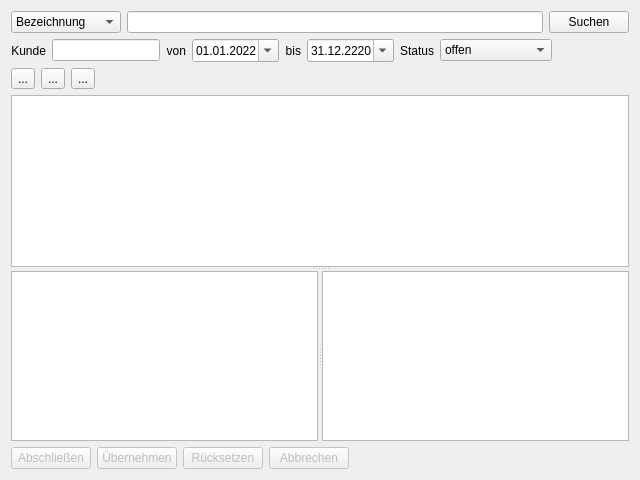
<?xml version="1.0" encoding="UTF-8"?>
<ui version="4.0">
 <class>Edit</class>
 <widget class="QWidget" name="Edit">
  <property name="geometry">
   <rect>
    <x>0</x>
    <y>0</y>
    <width>640</width>
    <height>480</height>
   </rect>
  </property>
  <property name="minimumSize">
   <size>
    <width>0</width>
    <height>0</height>
   </size>
  </property>
  <property name="windowTitle">
   <string>EBV</string>
  </property>
  <property name="locale">
   <locale language="German" country="Germany"/>
  </property>
  <layout class="QVBoxLayout" name="verticalLayout">
   <item>
    <widget class="QFrame" name="fr_search">
     <property name="frameShape">
      <enum>QFrame::NoFrame</enum>
     </property>
     <property name="frameShadow">
      <enum>QFrame::Raised</enum>
     </property>
     <layout class="QHBoxLayout" name="hl_search">
      <property name="leftMargin">
       <number>0</number>
      </property>
      <property name="topMargin">
       <number>0</number>
      </property>
      <property name="rightMargin">
       <number>0</number>
      </property>
      <property name="bottomMargin">
       <number>0</number>
      </property>
      <item>
       <widget class="QComboBox" name="cb_search">
        <property name="minimumSize">
         <size>
          <width>110</width>
          <height>0</height>
         </size>
        </property>
        <item>
         <property name="text">
          <string>Bezeichnung</string>
         </property>
        </item>
        <item>
         <property name="text">
          <string>Name</string>
         </property>
        </item>
        <item>
         <property name="text">
          <string>EAN</string>
         </property>
        </item>
       </widget>
      </item>
      <item>
       <widget class="QLineEdit" name="le_search">
        <property name="maxLength">
         <number>20</number>
        </property>
        <property name="frame">
         <bool>true</bool>
        </property>
        <property name="clearButtonEnabled">
         <bool>false</bool>
        </property>
       </widget>
      </item>
      <item>
       <widget class="QPushButton" name="pb_search">
        <property name="toolTip">
         <string>Auftrag suchen</string>
        </property>
        <property name="text">
         <string>Suchen</string>
        </property>
       </widget>
      </item>
     </layout>
    </widget>
   </item>
   <item>
    <widget class="QFrame" name="fr_search_options">
     <property name="frameShape">
      <enum>QFrame::NoFrame</enum>
     </property>
     <property name="frameShadow">
      <enum>QFrame::Raised</enum>
     </property>
     <layout class="QHBoxLayout" name="hl_options">
      <property name="leftMargin">
       <number>0</number>
      </property>
      <property name="topMargin">
       <number>0</number>
      </property>
      <property name="bottomMargin">
       <number>0</number>
      </property>
      <item>
       <widget class="QLabel" name="l_customer">
        <property name="text">
         <string>Kunde</string>
        </property>
        <property name="alignment">
         <set>Qt::AlignRight|Qt::AlignTrailing|Qt::AlignVCenter</set>
        </property>
       </widget>
      </item>
      <item>
       <widget class="QLineEdit" name="le_customer">
        <property name="minimumSize">
         <size>
          <width>0</width>
          <height>0</height>
         </size>
        </property>
        <property name="toolTip">
         <string/>
        </property>
        <property name="maxLength">
         <number>20</number>
        </property>
       </widget>
      </item>
      <item>
       <widget class="QLabel" name="l_date_from">
        <property name="text">
         <string>von</string>
        </property>
        <property name="alignment">
         <set>Qt::AlignRight|Qt::AlignTrailing|Qt::AlignVCenter</set>
        </property>
       </widget>
      </item>
      <item>
       <widget class="QDateEdit" name="date_from">
        <property name="dateTime">
         <datetime>
          <hour>0</hour>
          <minute>0</minute>
          <second>0</second>
          <year>2022</year>
          <month>1</month>
          <day>1</day>
         </datetime>
        </property>
        <property name="displayFormat">
         <string>dd.MM.yyyy</string>
        </property>
        <property name="calendarPopup">
         <bool>true</bool>
        </property>
       </widget>
      </item>
      <item>
       <widget class="QLabel" name="l_date_to">
        <property name="text">
         <string>bis</string>
        </property>
        <property name="alignment">
         <set>Qt::AlignRight|Qt::AlignTrailing|Qt::AlignVCenter</set>
        </property>
       </widget>
      </item>
      <item>
       <widget class="QDateEdit" name="date_to">
        <property name="minimumSize">
         <size>
          <width>0</width>
          <height>0</height>
         </size>
        </property>
        <property name="dateTime">
         <datetime>
          <hour>0</hour>
          <minute>0</minute>
          <second>0</second>
          <year>2220</year>
          <month>12</month>
          <day>31</day>
         </datetime>
        </property>
        <property name="displayFormat">
         <string>dd.MM.yyyy</string>
        </property>
        <property name="calendarPopup">
         <bool>true</bool>
        </property>
       </widget>
      </item>
      <item>
       <widget class="QLabel" name="l_state">
        <property name="text">
         <string>Status</string>
        </property>
       </widget>
      </item>
      <item>
       <widget class="QComboBox" name="comboBox">
        <item>
         <property name="text">
          <string extracomment="neue und bearbeitete Aufträge">offen</string>
         </property>
        </item>
        <item>
         <property name="text">
          <string extracomment="noch nicht bearbeitete Aufträge">neu</string>
         </property>
        </item>
        <item>
         <property name="text">
          <string extracomment="bearbeitete, aber nicht abgeschlossene Aufträge">unbeendet</string>
         </property>
        </item>
        <item>
         <property name="text">
          <string extracomment="fertig gestellte Aufträge">abgeschlossen</string>
         </property>
        </item>
       </widget>
      </item>
      <item>
       <spacer name="hspacer_options">
        <property name="orientation">
         <enum>Qt::Horizontal</enum>
        </property>
        <property name="sizeHint" stdset="0">
         <size>
          <width>40</width>
          <height>20</height>
         </size>
        </property>
       </spacer>
      </item>
     </layout>
    </widget>
   </item>
   <item>
    <widget class="QFrame" name="fr_oder_buttons">
     <property name="frameShape">
      <enum>QFrame::NoFrame</enum>
     </property>
     <property name="frameShadow">
      <enum>QFrame::Raised</enum>
     </property>
     <layout class="QHBoxLayout" name="horizontalLayout">
      <property name="leftMargin">
       <number>0</number>
      </property>
      <property name="topMargin">
       <number>0</number>
      </property>
      <property name="rightMargin">
       <number>0</number>
      </property>
      <property name="bottomMargin">
       <number>0</number>
      </property>
      <item>
       <widget class="QToolButton" name="tb_export">
        <property name="toolTip">
         <string>Aufträge exportieren für Outsourcer</string>
        </property>
        <property name="text">
         <string>...</string>
        </property>
       </widget>
      </item>
      <item>
       <widget class="QToolButton" name="tb_import">
        <property name="toolTip">
         <string>Aufträge von Outsourcer importieren</string>
        </property>
        <property name="text">
         <string>...</string>
        </property>
       </widget>
      </item>
      <item>
       <widget class="QToolButton" name="tb_csv">
        <property name="toolTip">
         <string>Auftragsliste als CSV exportieren</string>
        </property>
        <property name="text">
         <string>...</string>
        </property>
       </widget>
      </item>
      <item>
       <spacer name="horizontalSpacer">
        <property name="orientation">
         <enum>Qt::Horizontal</enum>
        </property>
        <property name="sizeHint" stdset="0">
         <size>
          <width>40</width>
          <height>20</height>
         </size>
        </property>
       </spacer>
      </item>
     </layout>
    </widget>
   </item>
   <item>
    <widget class="QSplitter" name="splitter">
     <property name="orientation">
      <enum>Qt::Vertical</enum>
     </property>
     <widget class="QFrame" name="fr_orders">
      <property name="frameShape">
       <enum>QFrame::NoFrame</enum>
      </property>
      <property name="frameShadow">
       <enum>QFrame::Raised</enum>
      </property>
      <layout class="QHBoxLayout" name="hlayout_orders">
       <property name="leftMargin">
        <number>0</number>
       </property>
       <property name="topMargin">
        <number>0</number>
       </property>
       <property name="rightMargin">
        <number>0</number>
       </property>
       <property name="bottomMargin">
        <number>0</number>
       </property>
       <item>
        <widget class="QTableView" name="table_orders">
         <property name="toolTip">
          <string>Auftrag mit Doppelklick auswählen</string>
         </property>
         <property name="editTriggers">
          <set>QAbstractItemView::NoEditTriggers</set>
         </property>
         <property name="selectionMode">
          <enum>QAbstractItemView::SingleSelection</enum>
         </property>
         <property name="selectionBehavior">
          <enum>QAbstractItemView::SelectRows</enum>
         </property>
        </widget>
       </item>
      </layout>
     </widget>
     <widget class="QFrame" name="fr_bottom">
      <property name="frameShape">
       <enum>QFrame::NoFrame</enum>
      </property>
      <property name="frameShadow">
       <enum>QFrame::Raised</enum>
      </property>
      <layout class="QVBoxLayout" name="vl_bottom">
       <property name="leftMargin">
        <number>0</number>
       </property>
       <property name="topMargin">
        <number>0</number>
       </property>
       <property name="rightMargin">
        <number>0</number>
       </property>
       <property name="bottomMargin">
        <number>0</number>
       </property>
       <item>
        <widget class="QSplitter" name="spl_lists">
         <property name="orientation">
          <enum>Qt::Horizontal</enum>
         </property>
         <widget class="QListView" name="list_raws">
          <property name="toolTip">
           <string>Fotos vom Foto-Modul</string>
          </property>
          <property name="editTriggers">
           <set>QAbstractItemView::NoEditTriggers</set>
          </property>
          <property name="selectionMode">
           <enum>QAbstractItemView::ExtendedSelection</enum>
          </property>
         </widget>
         <widget class="QListView" name="list_edits">
          <property name="toolTip">
           <string>Bild-Dateien hier herein ziehen</string>
          </property>
          <property name="dragDropMode">
           <enum>QAbstractItemView::DropOnly</enum>
          </property>
          <property name="selectionMode">
           <enum>QAbstractItemView::ExtendedSelection</enum>
          </property>
         </widget>
        </widget>
       </item>
       <item>
        <widget class="QFrame" name="fr_buttons">
         <property name="sizePolicy">
          <sizepolicy hsizetype="Preferred" vsizetype="Fixed">
           <horstretch>0</horstretch>
           <verstretch>0</verstretch>
          </sizepolicy>
         </property>
         <property name="frameShape">
          <enum>QFrame::NoFrame</enum>
         </property>
         <property name="frameShadow">
          <enum>QFrame::Raised</enum>
         </property>
         <layout class="QHBoxLayout" name="hl_buttons">
          <property name="leftMargin">
           <number>0</number>
          </property>
          <property name="topMargin">
           <number>0</number>
          </property>
          <property name="rightMargin">
           <number>0</number>
          </property>
          <property name="bottomMargin">
           <number>0</number>
          </property>
          <item>
           <widget class="QPushButton" name="pb_apply">
            <property name="enabled">
             <bool>false</bool>
            </property>
            <property name="toolTip">
             <string>ausgewählten Auftrag abschließen</string>
            </property>
            <property name="text">
             <string>Abschließen</string>
            </property>
           </widget>
          </item>
          <item>
           <widget class="QPushButton" name="pb_insert">
            <property name="enabled">
             <bool>false</bool>
            </property>
            <property name="toolTip">
             <string>Änderungen übernehmen ohne abschließen</string>
            </property>
            <property name="text">
             <string>Übernehmen</string>
            </property>
           </widget>
          </item>
          <item>
           <widget class="QPushButton" name="pb_reset">
            <property name="enabled">
             <bool>false</bool>
            </property>
            <property name="toolTip">
             <string>Auftrag auf Foto zurücksetzen</string>
            </property>
            <property name="text">
             <string>Rücksetzen</string>
            </property>
           </widget>
          </item>
          <item>
           <widget class="QPushButton" name="pb_cancel">
            <property name="enabled">
             <bool>false</bool>
            </property>
            <property name="toolTip">
             <string>Auftragsbearbeitung abbrechen</string>
            </property>
            <property name="text">
             <string>Abbrechen</string>
            </property>
           </widget>
          </item>
          <item>
           <spacer name="hspace_btns">
            <property name="orientation">
             <enum>Qt::Horizontal</enum>
            </property>
            <property name="sizeHint" stdset="0">
             <size>
              <width>330</width>
              <height>20</height>
             </size>
            </property>
           </spacer>
          </item>
         </layout>
        </widget>
       </item>
      </layout>
     </widget>
    </widget>
   </item>
  </layout>
 </widget>
 <tabstops>
  <tabstop>cb_search</tabstop>
  <tabstop>le_search</tabstop>
  <tabstop>pb_search</tabstop>
  <tabstop>le_customer</tabstop>
  <tabstop>date_from</tabstop>
  <tabstop>date_to</tabstop>
  <tabstop>comboBox</tabstop>
  <tabstop>tb_export</tabstop>
  <tabstop>tb_import</tabstop>
  <tabstop>tb_csv</tabstop>
  <tabstop>table_orders</tabstop>
  <tabstop>list_raws</tabstop>
  <tabstop>list_edits</tabstop>
  <tabstop>pb_apply</tabstop>
  <tabstop>pb_insert</tabstop>
  <tabstop>pb_reset</tabstop>
  <tabstop>pb_cancel</tabstop>
 </tabstops>
 <resources/>
 <connections/>
</ui>
